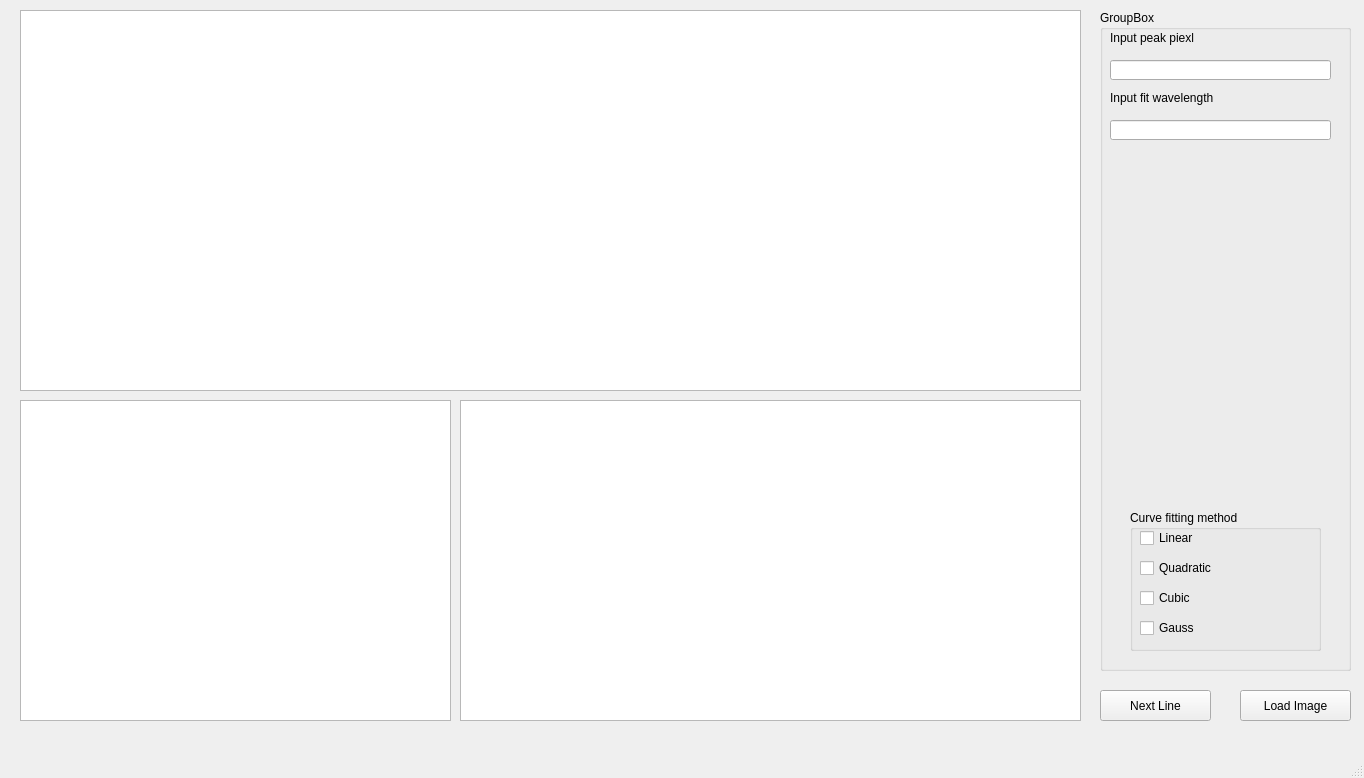
<?xml version="1.0" encoding="UTF-8"?>
<ui version="4.0">
 <class>MainWindow</class>
 <widget class="QMainWindow" name="MainWindow">
  <property name="geometry">
   <rect>
    <x>0</x>
    <y>0</y>
    <width>1364</width>
    <height>778</height>
   </rect>
  </property>
  <property name="windowTitle">
   <string>MainWindow</string>
  </property>
  <widget class="QWidget" name="centralwidget">
   <widget class="QPushButton" name="LoadButton">
    <property name="geometry">
     <rect>
      <x>1240</x>
      <y>690</y>
      <width>111</width>
      <height>31</height>
     </rect>
    </property>
    <property name="text">
     <string>Load Image</string>
    </property>
   </widget>
   <widget class="QGroupBox" name="groupBox_2">
    <property name="geometry">
     <rect>
      <x>1100</x>
      <y>10</y>
      <width>251</width>
      <height>661</height>
     </rect>
    </property>
    <property name="title">
     <string>GroupBox</string>
    </property>
    <widget class="QLabel" name="label">
     <property name="geometry">
      <rect>
       <x>10</x>
       <y>20</y>
       <width>191</width>
       <height>16</height>
      </rect>
     </property>
     <property name="text">
      <string>Input peak piexl</string>
     </property>
    </widget>
    <widget class="QGroupBox" name="groupBox">
     <property name="geometry">
      <rect>
       <x>30</x>
       <y>500</y>
       <width>191</width>
       <height>141</height>
      </rect>
     </property>
     <property name="title">
      <string>Curve fitting method</string>
     </property>
     <widget class="QCheckBox" name="LinearBox">
      <property name="geometry">
       <rect>
        <x>10</x>
        <y>20</y>
        <width>71</width>
        <height>16</height>
       </rect>
      </property>
      <property name="text">
       <string>Linear</string>
      </property>
     </widget>
     <widget class="QCheckBox" name="GaussBox">
      <property name="geometry">
       <rect>
        <x>10</x>
        <y>110</y>
        <width>151</width>
        <height>16</height>
       </rect>
      </property>
      <property name="text">
       <string>Gauss</string>
      </property>
     </widget>
     <widget class="QCheckBox" name="QuadraticBox">
      <property name="geometry">
       <rect>
        <x>10</x>
        <y>50</y>
        <width>171</width>
        <height>16</height>
       </rect>
      </property>
      <property name="text">
       <string>Quadratic </string>
      </property>
     </widget>
     <widget class="QCheckBox" name="CubicBox">
      <property name="geometry">
       <rect>
        <x>10</x>
        <y>80</y>
        <width>151</width>
        <height>16</height>
       </rect>
      </property>
      <property name="text">
       <string>Cubic</string>
      </property>
     </widget>
    </widget>
    <widget class="QLabel" name="label_2">
     <property name="geometry">
      <rect>
       <x>10</x>
       <y>80</y>
       <width>141</width>
       <height>16</height>
      </rect>
     </property>
     <property name="text">
      <string>Input fit wavelength</string>
     </property>
    </widget>
    <widget class="QLineEdit" name="lineEdit">
     <property name="geometry">
      <rect>
       <x>10</x>
       <y>50</y>
       <width>221</width>
       <height>20</height>
      </rect>
     </property>
    </widget>
    <widget class="QLineEdit" name="lineEdit_2">
     <property name="geometry">
      <rect>
       <x>10</x>
       <y>110</y>
       <width>221</width>
       <height>20</height>
      </rect>
     </property>
    </widget>
   </widget>
   <widget class="QPushButton" name="LoadButton_2">
    <property name="geometry">
     <rect>
      <x>1100</x>
      <y>690</y>
      <width>111</width>
      <height>31</height>
     </rect>
    </property>
    <property name="text">
     <string>Next Line</string>
    </property>
   </widget>
   <widget class="QTextEdit" name="textEdit">
    <property name="geometry">
     <rect>
      <x>460</x>
      <y>400</y>
      <width>621</width>
      <height>321</height>
     </rect>
    </property>
   </widget>
   <widget class="QGraphicsView" name="graphicsPixel">
    <property name="geometry">
     <rect>
      <x>20</x>
      <y>10</y>
      <width>1061</width>
      <height>381</height>
     </rect>
    </property>
   </widget>
   <widget class="QGraphicsView" name="graphicsRaw">
    <property name="geometry">
     <rect>
      <x>20</x>
      <y>400</y>
      <width>431</width>
      <height>321</height>
     </rect>
    </property>
   </widget>
  </widget>
  <widget class="QMenuBar" name="menubar">
   <property name="geometry">
    <rect>
     <x>0</x>
     <y>0</y>
     <width>1364</width>
     <height>23</height>
    </rect>
   </property>
  </widget>
  <widget class="QStatusBar" name="statusbar"/>
 </widget>
 <resources/>
 <connections/>
</ui>
